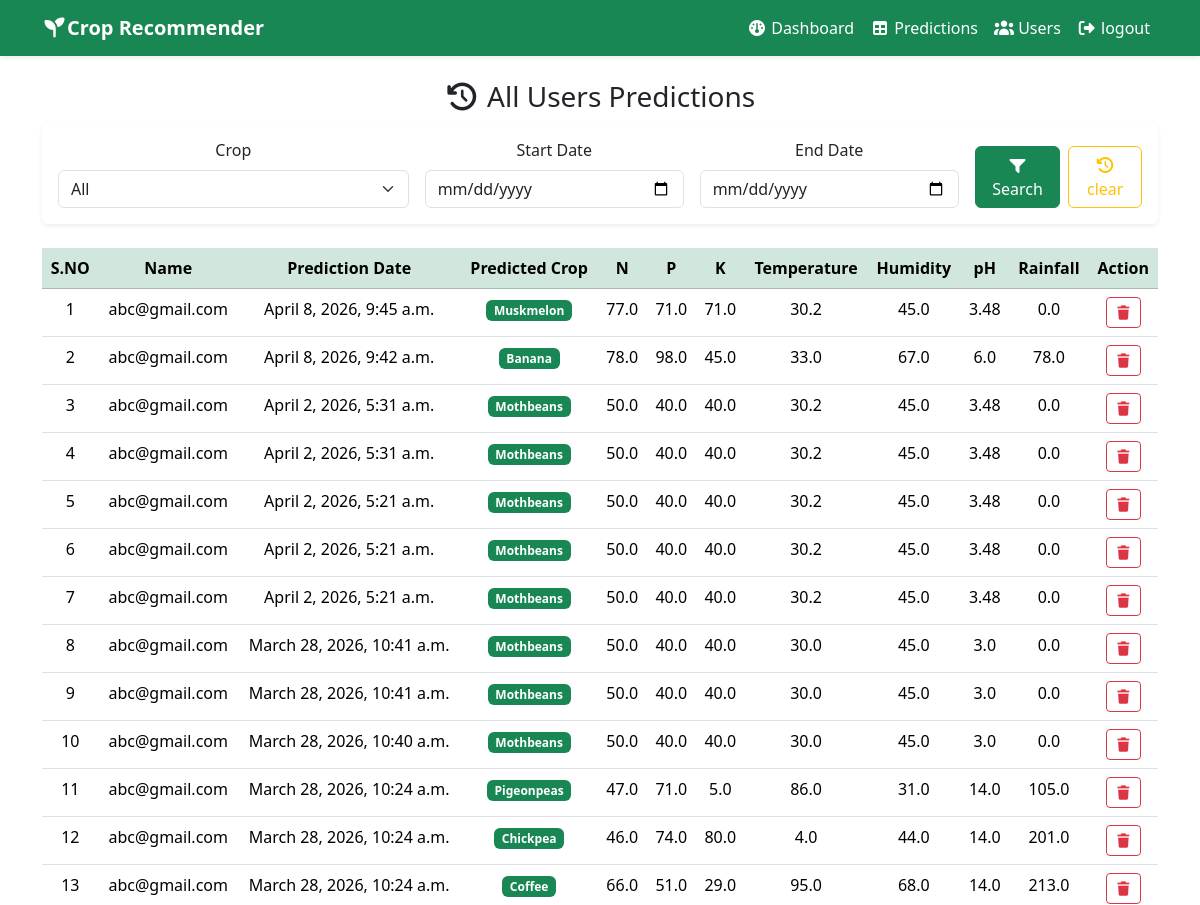
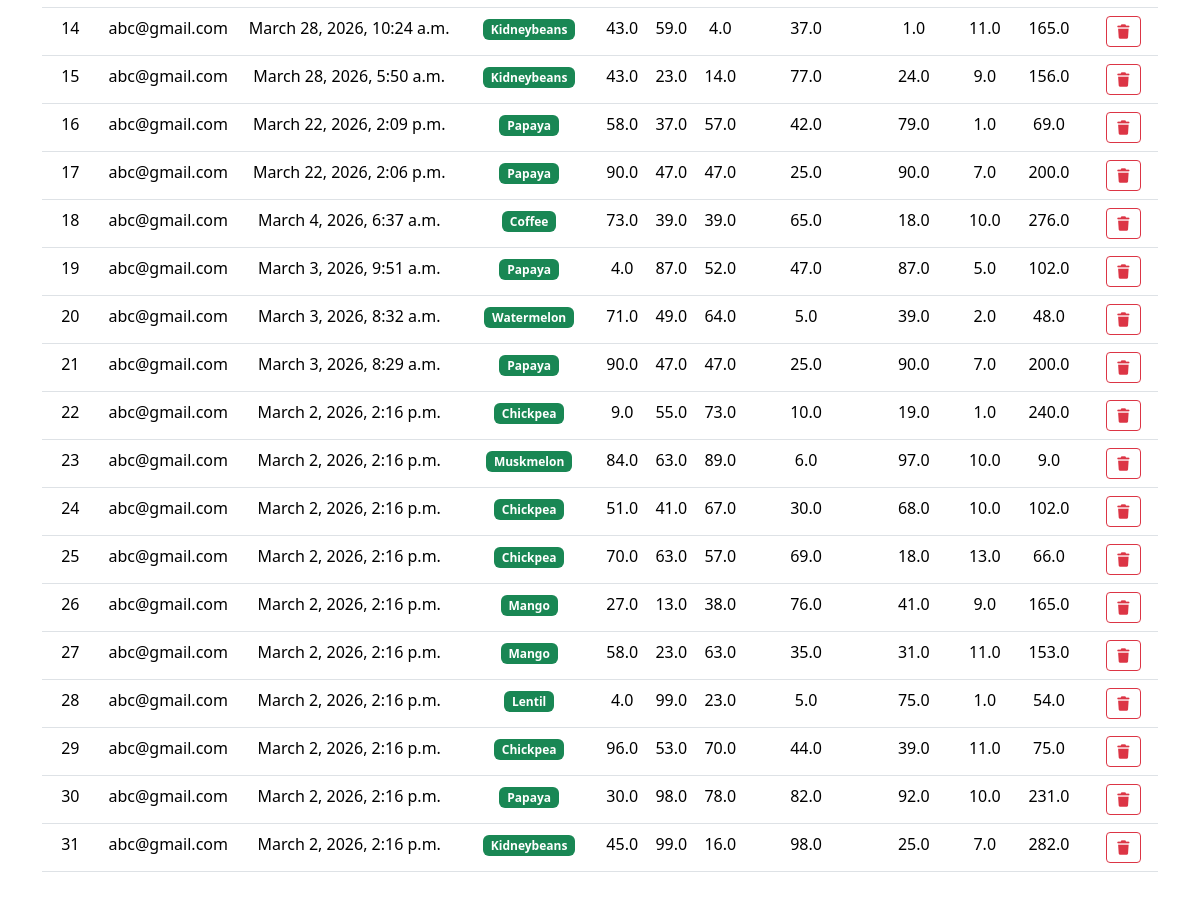
Screenshot of /admin_predictions/ (signed in) with the database file from the repository (2 pictures, top to bottom).
### recommender/models.py (models this page shows, shortened)
class Prediction(models.Model):
    user = models.ForeignKey(User, on_delete=models.CASCADE, related_name = 'predictions')
    N = models.FloatField()
    P = models.FloatField()
    K = models.FloatField()
    temperature = models.FloatField()
    humidity = models.FloatField()
    ph = models.FloatField()
    rainfall = models.FloatField()
    predicted_label = models.CharField(max_length=100)
    created_at = models.DateTimeField(auto_now_add=True)
    class Meta:
        ordering = ['-created_at']

### recommender/views.py (the view)
# urls.py: path("admin_predictions/",admin_predictions_view, name ="admin_predictions"),
@user_passes_test(lambda u: u.is_staff, login_url="admin_login")
def admin_predictions_view(request):
    qs = Prediction.objects.select_related('user')
    curCrop = request.GET.get("crop")
    startDate = request.GET.get("start_date")
    endDate = request.GET.get("end_date")
    if curCrop:
        qs = qs.filter(predicted_label__iexact=curCrop)
    if startDate:
        qs = qs.filter(created_at__date__gte=startDate)
    if endDate:
        qs = qs.filter(created_at__date__lte=endDate)
    tot_crops = (Prediction.objects.order_by('predicted_label').values_list('predicted_label',flat=True).distinct())
    context = {
        'qs':qs,
        'tot_crops':tot_crops,
        'curCrop':curCrop,
        'startDate':startDate,
        'endDate':endDate,
    }
    return render(request, "admin_predictions.html",context)

### recommender/templates/admin_predictions.html (shortened to what this page needs)
{% extends "base.html" %} {% load static %}
{% block content %}
<div class="text-center">
  <h3><i class="fas fa-clock-rotate-left"></i> All Users Predictions</h3>
  <form action="" method="get" class="card border-0 shadow-sm card-body mb-3">
    <div class="row g-3">
      <div class="col-md-4">
        <label for="" name="crop" class="form-label">Crop</label>
        <select name="crop" id="" class="form-select">
          <option value="">All</option>
        </select>
      </div>
      <div class="col-md-3">
        <label for="" name="start_date" class="form-label">Start Date</label>
        <input
          type="date"
          name="start_date"
          id=""
          class="form-control"
          value="{{startDate}}"
        />
      </div>
      <div class="col-md-3">
        <label for="" name="end_date" class="form-label">End Date</label>
        <input
          type="date"
          name="end_date"
          id=""
          class="form-control"
          value="{{endDate}}"
        />
      </div>
      <div class="col-md-2 d-flex align-items-end gap-2">
        <div class="d-grid gap-2">
          <button class="btn btn-success w-100" type="submit">
            <i class="fa-solid fa-filter"></i> Search
          </button>
        </div>
        <div class="d-grid gap-2">
          <a
            href="{% url 'admin_predictions' %}"
            class="btn btn-outline-warning w-100"
            ><i class="fa-solid fa-clock-rotate-left"></i> clear</a
          >
        </div>
      </div>
    </div>
  </form>
  <table class="table mt-4">
    <thead class="table-success">
      <tr>
        <th>S.NO</th>
        <th>Name</th>
        <th>Prediction Date</th>
        <th>Predicted Crop</th>
        <th>N</th>
        <th>P</th>
        <th>K</th>
        <th>Temperature</th>
        <th>Humidity</th>
        <th>pH</th>
        <th>Rainfall</th>
        <th>Action</th>
      </tr>
    </thead>
    <tbody>
      {% for record in qs %}
      <tr>
        <td>{{ forloop.counter }}</td>
        <td>{{record.user.username}}</td>
        <td>{{record.created_at}}</td>
        <td>
          <span class="badge bg-success">{{record.predicted_label|title}}</span>
        </td>
        <td>{{record.N}}</td>
        <td>{{record.P}}</td>
        <td>{{record.K}}</td>
        <td>{{record.temperature}}</td>
        <td>{{record.humidity}}</td>
        <td>{{record.ph}}</td>
        <td>{{record.rainfall}}</td>
        <td>
          <a
            href="{% url 'admin_delete_prediction' record.id %}"
            class="btn btn-outline-danger btn-sm"
            onclick="
              return confirm('Delete this entry? This cannot be undone');
            "
            ><i class="fa-solid fa-trash"></i
          ></a>
        </td>
      </tr>
      {% endfor %}
    </tbody>
  </table>
</div>
{% endblock %}

### rows the page displays
Prediction: user.username "abc@gmail.com", created_at "April 8, 2026, 9:45 a.m.", predicted_label "Muskmelon", N "77.0", P "71.0", K "71.0", temperature "30.2", humidity "45.0", ph "3.48", rainfall "0.0"
Prediction: user.username "abc@gmail.com", created_at "April 8, 2026, 9:42 a.m.", predicted_label "Banana", N "78.0", P "98.0", K "45.0", temperature "33.0", humidity "67.0", ph "6.0", rainfall "78.0"
Prediction: user.username "abc@gmail.com", created_at "April 2, 2026, 5:31 a.m.", predicted_label "Mothbeans", N "50.0", P "40.0", K "40.0", temperature "30.2", humidity "45.0", ph "3.48", rainfall "0.0"
Prediction: user.username "abc@gmail.com", created_at "April 2, 2026, 5:31 a.m.", predicted_label "Mothbeans", N "50.0", P "40.0", K "40.0", temperature "30.2", humidity "45.0", ph "3.48", rainfall "0.0"
Prediction: user.username "abc@gmail.com", created_at "April 2, 2026, 5:21 a.m.", predicted_label "Mothbeans", N "50.0", P "40.0", K "40.0", temperature "30.2", humidity "45.0", ph "3.48", rainfall "0.0"
Prediction: user.username "abc@gmail.com", created_at "April 2, 2026, 5:21 a.m.", predicted_label "Mothbeans", N "50.0", P "40.0", K "40.0", temperature "30.2", humidity "45.0", ph "3.48", rainfall "0.0"
Prediction: user.username "abc@gmail.com", created_at "April 2, 2026, 5:21 a.m.", predicted_label "Mothbeans", N "50.0", P "40.0", K "40.0", temperature "30.2", humidity "45.0", ph "3.48", rainfall "0.0"
Prediction: user.username "abc@gmail.com", created_at "March 28, 2026, 10:41 a.m.", predicted_label "Mothbeans", N "50.0", P "40.0", K "40.0", temperature "30.0", humidity "45.0", ph "3.0", rainfall "0.0"
Prediction: user.username "abc@gmail.com", created_at "March 28, 2026, 10:41 a.m.", predicted_label "Mothbeans", N "50.0", P "40.0", K "40.0", temperature "30.0", humidity "45.0", ph "3.0", rainfall "0.0"
Prediction: user.username "abc@gmail.com", created_at "March 28, 2026, 10:40 a.m.", predicted_label "Mothbeans", N "50.0", P "40.0", K "40.0", temperature "30.0", humidity "45.0", ph "3.0", rainfall "0.0"
Prediction: user.username "abc@gmail.com", created_at "March 28, 2026, 10:24 a.m.", predicted_label "Pigeonpeas", N "47.0", P "71.0", K "5.0", temperature "86.0", humidity "31.0", ph "14.0", rainfall "105.0"
Prediction: user.username "abc@gmail.com", created_at "March 28, 2026, 10:24 a.m.", predicted_label "Chickpea", N "46.0", P "74.0", K "80.0", temperature "4.0", humidity "44.0", ph "14.0", rainfall "201.0"
Prediction: user.username "abc@gmail.com", created_at "March 28, 2026, 10:24 a.m.", predicted_label "Coffee", N "66.0", P "51.0", K "29.0", temperature "95.0", humidity "68.0", ph "14.0", rainfall "213.0"
Prediction: user.username "abc@gmail.com", created_at "March 28, 2026, 10:24 a.m.", predicted_label "Kidneybeans", N "43.0", P "59.0", K "4.0", temperature "37.0", humidity "1.0", ph "11.0", rainfall "165.0"
Prediction: user.username "abc@gmail.com", created_at "March 28, 2026, 5:50 a.m.", predicted_label "Kidneybeans", N "43.0", P "23.0", K "14.0", temperature "77.0", humidity "24.0", ph "9.0", rainfall "156.0"
Prediction: user.username "abc@gmail.com", created_at "March 22, 2026, 2:09 p.m.", predicted_label "Papaya", N "58.0", P "37.0", K "57.0", temperature "42.0", humidity "79.0", ph "1.0", rainfall "69.0"
Prediction: user.username "abc@gmail.com", created_at "March 22, 2026, 2:06 p.m.", predicted_label "Papaya", N "90.0", P "47.0", K "47.0", temperature "25.0", humidity "90.0", ph "7.0", rainfall "200.0"
Prediction: user.username "abc@gmail.com", created_at "March 4, 2026, 6:37 a.m.", predicted_label "Coffee", N "73.0", P "39.0", K "39.0", temperature "65.0", humidity "18.0", ph "10.0", rainfall "276.0"
Prediction: user.username "abc@gmail.com", created_at "March 3, 2026, 9:51 a.m.", predicted_label "Papaya", N "4.0", P "87.0", K "52.0", temperature "47.0", humidity "87.0", ph "5.0", rainfall "102.0"
Prediction: user.username "abc@gmail.com", created_at "March 3, 2026, 8:32 a.m.", predicted_label "Watermelon", N "71.0", P "49.0", K "64.0", temperature "5.0", humidity "39.0", ph "2.0", rainfall "48.0"
Prediction: user.username "abc@gmail.com", created_at "March 3, 2026, 8:29 a.m.", predicted_label "Papaya", N "90.0", P "47.0", K "47.0", temperature "25.0", humidity "90.0", ph "7.0", rainfall "200.0"
Prediction: user.username "abc@gmail.com", created_at "March 2, 2026, 2:16 p.m.", predicted_label "Chickpea", N "9.0", P "55.0", K "73.0", temperature "10.0", humidity "19.0", ph "1.0", rainfall "240.0"
Prediction: user.username "abc@gmail.com", created_at "March 2, 2026, 2:16 p.m.", predicted_label "Muskmelon", N "84.0", P "63.0", K "89.0", temperature "6.0", humidity "97.0", ph "10.0", rainfall "9.0"
Prediction: user.username "abc@gmail.com", created_at "March 2, 2026, 2:16 p.m.", predicted_label "Chickpea", N "51.0", P "41.0", K "67.0", temperature "30.0", humidity "68.0", ph "10.0", rainfall "102.0"
Prediction: user.username "abc@gmail.com", created_at "March 2, 2026, 2:16 p.m.", predicted_label "Chickpea", N "70.0", P "63.0", K "57.0", temperature "69.0", humidity "18.0", ph "13.0", rainfall "66.0"
Prediction: user.username "abc@gmail.com", created_at "March 2, 2026, 2:16 p.m.", predicted_label "Mango", N "27.0", P "13.0", K "38.0", temperature "76.0", humidity "41.0", ph "9.0", rainfall "165.0"
Prediction: user.username "abc@gmail.com", created_at "March 2, 2026, 2:16 p.m.", predicted_label "Mango", N "58.0", P "23.0", K "63.0", temperature "35.0", humidity "31.0", ph "11.0", rainfall "153.0"
Prediction: user.username "abc@gmail.com", created_at "March 2, 2026, 2:16 p.m.", predicted_label "Lentil", N "4.0", P "99.0", K "23.0", temperature "5.0", humidity "75.0", ph "1.0", rainfall "54.0"
Prediction: user.username "abc@gmail.com", created_at "March 2, 2026, 2:16 p.m.", predicted_label "Chickpea", N "96.0", P "53.0", K "70.0", temperature "44.0", humidity "39.0", ph "11.0", rainfall "75.0"
Prediction: user.username "abc@gmail.com", created_at "March 2, 2026, 2:16 p.m.", predicted_label "Papaya", N "30.0", P "98.0", K "78.0", temperature "82.0", humidity "92.0", ph "10.0", rainfall "231.0"
Prediction: user.username "abc@gmail.com", created_at "March 2, 2026, 2:16 p.m.", predicted_label "Kidneybeans", N "45.0", P "99.0", K "16.0", temperature "98.0", humidity "25.0", ph "7.0", rainfall "282.0"
